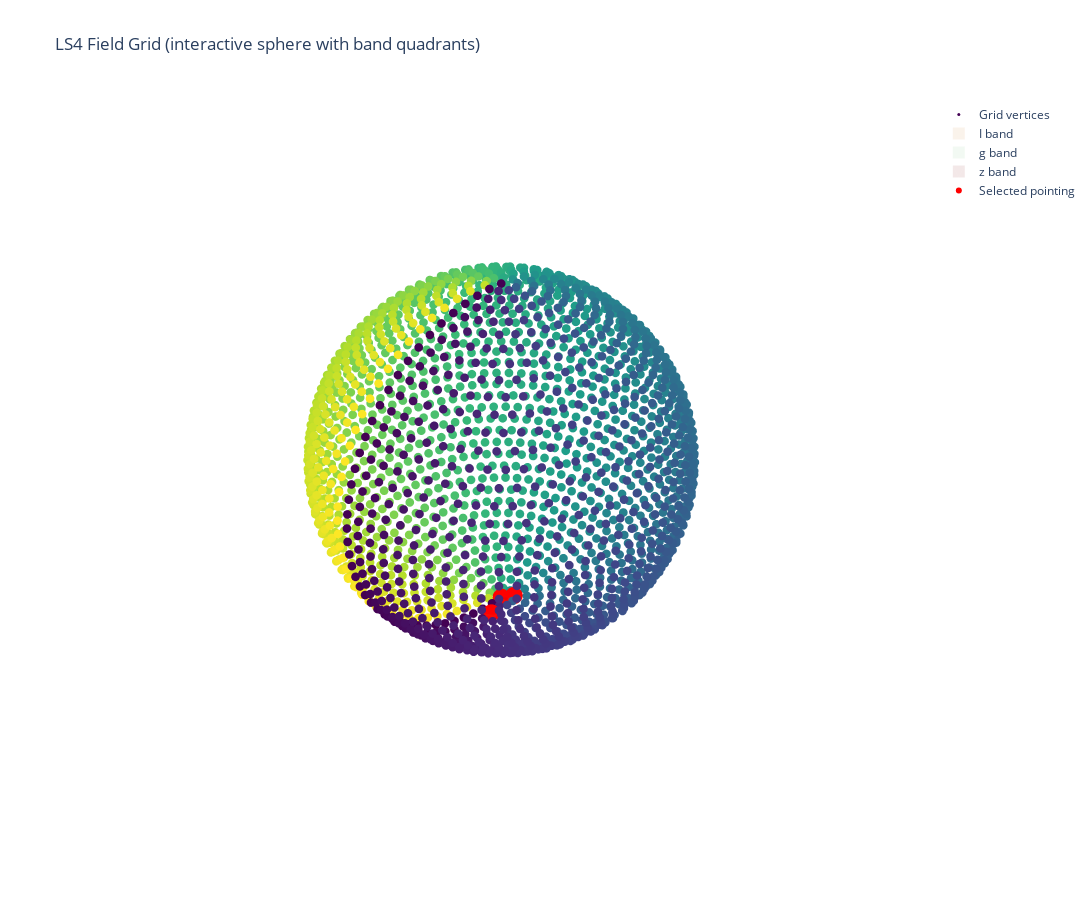

The cell this chart's notebook holds for it:
### Code cell
# ...existing code...
fig = go.Figure(data=go.Scatter3d(
    x=x, y=y, z=z,
    mode="markers",
    marker=dict(size=3, color=ra, colorscale="Viridis"),
    name="Grid vertices"
))

side = np.sqrt(FOV.to(u.deg**2)).to(u.deg)
half_w = half_h = 0.5 * side
quadrants = [
    ("I band", -half_w, 0 * half_w, 0 * half_h, half_h, "rgba(204,119,34,0.3)", "I"),
    ("I band", 0 * half_w, half_w, 0 * half_h, half_h, "rgba(204,119,34,0.3)", "I"),
    ("g band", -half_w, 0 * half_w, -half_h, 0 * half_h, "rgba(113,188,120,0.3)", "g"),
    ("z band", 0 * half_w, half_w, -half_h, 0 * half_h, "rgba(128,0,0,0.3)", "z"),
]

legend_flags = {"I": False, "g": False, "z": False}
selected_indices = [0, 5, 12]  # choose any vertex indices you want to display

for idx in selected_indices:
    pointing = vertices[idx]
    for name, lon_lo, lon_hi, lat_lo, lat_hi, color, key in quadrants:
        offsets = [
            (lon_lo, lat_lo),
            (lon_hi, lat_lo),
            (lon_hi, lat_hi),
            (lon_lo, lat_hi),
        ]
        corner_coords = SkyCoord([pointing.spherical_offsets_by(dlon, dlat)
                                  for dlon, dlat in offsets])
        corner_ra = corner_coords.ra.to(u.rad).value
        corner_dec = corner_coords.dec.to(u.rad).value
        quad_x = np.cos(corner_dec) * np.cos(corner_ra)
        quad_y = np.cos(corner_dec) * np.sin(corner_ra)
        quad_z = np.sin(corner_dec)

        fig.add_trace(go.Mesh3d(
            x=quad_x,
            y=quad_y,
            z=quad_z,
            i=[0, 0],
            j=[1, 2],
            k=[2, 3],
            color=color,
            opacity=0.3,
            name=name if not legend_flags[key] else None,
            showlegend=not legend_flags[key]
        ))
        legend_flags[key] = True

    center_ra = pointing.ra.to(u.rad).value
    center_dec = pointing.dec.to(u.rad).value
    fig.add_trace(go.Scatter3d(
        x=[np.cos(center_dec) * np.cos(center_ra)],
        y=[np.cos(center_dec) * np.sin(center_ra)],
        z=[np.sin(center_dec)],
        mode="markers",
        marker=dict(size=6, color="red"),
        name="Selected pointing" if idx == selected_indices[0] else None,
        showlegend=(idx == selected_indices[0])
    ))

fig.update_layout(
    title="LS4 Field Grid (interactive sphere with band quadrants)",
    width=1100,
    height=900,
    scene=dict(xaxis=dict(visible=False),
               yaxis=dict(visible=False),
               zaxis=dict(visible=False))
)
fig.show()
# ...existing code...

### Figure 1 — Plotly figure (JSON) as saved in the notebook; plotly's stock layout.template omitted (floating-point values rounded to 4 significant figures; data arrays with more than 128 entries replaced by an {"elided": "..."} marker saying what was removed)
{"data": [{"marker": {"color": {"elided": "2200 float values"}, "colorscale": [[0, "#440154"], [0.1111, "#482878"], [0.2222, "#3e4989"], [0.3333, "#31688e"], [0.4444, "#26828e"], [0.5556, "#1f9e89"], [0.6667, "#35b779"], [0.7778, "#6ece58"], [0.8889, "#b5de2b"], [1, "#fde725"]], "size": 3}, "mode": "markers", "name": "Grid vertices", "type": "scatter3d", "x": {"elided": "2200 float values"}, "y": {"elided": "2200 float values"}, "z": {"elided": "2200 float values"}}, {"color": "rgba(204,119,34,0.3)", "i": [0, 0], "j": [1, 2], "k": [2, 3], "name": "I band", "opacity": 0.3, "showlegend": true, "type": "mesh3d", "x": [6.214e-17, 6.123e-17, 0.03902, 0.03902], "y": [-0.03902, 0.0, 0.0, -0.03899], "z": [-0.9992, -1.0, -0.9992, -0.9985]}, {"color": "rgba(204,119,34,0.3)", "i": [0, 0], "j": [1, 2], "k": [2, 3], "opacity": 0.3, "showlegend": false, "type": "mesh3d", "x": [6.123e-17, 6.303e-17, 0.03902, 0.03902], "y": [0.0, 0.03902, 0.03899, 0.0], "z": [-1.0, -0.9992, -0.9985, -0.9992]}, {"color": "rgba(113,188,120,0.3)", "i": [0, 0], "j": [1, 2], "k": [2, 3], "name": "g band", "opacity": 0.3, "showlegend": true, "type": "mesh3d", "x": [-0.03902, -0.03902, 6.123e-17, 6.214e-17], "y": [-0.03899, 4.778e-18, 0.0, -0.03902], "z": [-0.9985, -0.9992, -1.0, -0.9992]}, {"color": "rgba(128,0,0,0.3)", "i": [0, 0], "j": [1, 2], "k": [2, 3], "name": "z band", "opacity": 0.3, "showlegend": true, "type": "mesh3d", "x": [-0.03902, -0.03902, 6.303e-17, 6.123e-17], "y": [4.778e-18, 0.03899, 0.03902, 0.0], "z": [-0.9992, -0.9985, -0.9992, -1.0]}, {"marker": {"color": "red", "size": 6}, "mode": "markers", "name": "Selected pointing", "showlegend": true, "type": "scatter3d", "x": [6.123e-17], "y": [0], "z": [-1]}, {"color": "rgba(204,119,34,0.3)", "i": [0, 0], "j": [1, 2], "k": [2, 3], "opacity": 0.3, "showlegend": false, "type": "mesh3d", "x": [-0.03895, -0.06193, -0.09336, -0.07039], "y": [0.07653, 0.04499, 0.06783, 0.09933], "z": [-0.9963, -0.9971, -0.9933, -0.9926]}, {"color": "rgba(204,119,34,0.3)", "i": [0, 0], "j": [1, 2], "k": [2, 3], "opacity": 0.3, "showlegend": false, "type": "mesh3d", "x": [-0.06193, -0.08482, -0.1162, -0.09336], "y": [0.04499, 0.01339, 0.03625, 0.06783], "z": [-0.9971, -0.9963, -0.9926, -0.9933]}, {"color": "rgba(113,188,120,0.3)", "i": [0, 0], "j": [1, 2], "k": [2, 3], "opacity": 0.3, "showlegend": false, "type": "mesh3d", "x": [-0.007447, -0.03041, -0.06193, -0.03895], "y": [0.0536, 0.02209, 0.04499, 0.07653], "z": [-0.9985, -0.9993, -0.9971, -0.9963]}, {"color": "rgba(128,0,0,0.3)", "i": [0, 0], "j": [1, 2], "k": [2, 3], "opacity": 0.3, "showlegend": false, "type": "mesh3d", "x": [-0.03041, -0.05328, -0.08482, -0.06193], "y": [0.02209, -0.009481, 0.01339, 0.04499], "z": [-0.9993, -0.9985, -0.9963, -0.9971]}, {"marker": {"color": "red", "size": 6}, "mode": "markers", "showlegend": false, "type": "scatter3d", "x": [-0.06193], "y": [0.04499], "z": [-0.9971]}, {"color": "rgba(204,119,34,0.3)", "i": [0, 0], "j": [1, 2], "k": [2, 3], "opacity": 0.3, "showlegend": false, "type": "mesh3d", "x": [0.1559, 0.141, 0.1765, 0.1914], "y": [0.02233, 0.05842, 0.07313, 0.03706], "z": [-0.9875, -0.9883, -0.9816, -0.9808]}, {"color": "rgba(204,119,34,0.3)", "i": [0, 0], "j": [1, 2], "k": [2, 3], "opacity": 0.3, "showlegend": false, "type": "mesh3d", "x": [0.141, 0.126, 0.1615, 0.1765], "y": [0.05842, 0.09442, 0.1091, 0.07313], "z": [-0.9883, -0.9875, -0.9808, -0.9816]}, {"color": "rgba(113,188,120,0.3)", "i": [0, 0], "j": [1, 2], "k": [2, 3], "opacity": 0.3, "showlegend": false, "type": "mesh3d", "x": [0.1201, 0.1053, 0.141, 0.1559], "y": [0.007552, 0.04362, 0.05842, 0.02233], "z": [-0.9927, -0.9935, -0.9883, -0.9875]}, {"color": "rgba(128,0,0,0.3)", "i": [0, 0], "j": [1, 2], "k": [2, 3], "opacity": 0.3, "showlegend": false, "type": "mesh3d", "x": [0.1053, 0.09027, 0.126, 0.141], "y": [0.04362, 0.07959, 0.09442, 0.05842], "z": [-0.9935, -0.9927, -0.9875, -0.9883]}, {"marker": {"color": "red", "size": 6}, "mode": "markers", "showlegend": false, "type": "scatter3d", "x": [0.141], "y": [0.05842], "z": [-0.9883]}], "layout": {"height": 900, "scene": {"xaxis": {"visible": false}, "yaxis": {"visible": false}, "zaxis": {"visible": false}}, "title": {"text": "LS4 Field Grid (interactive sphere with band quadrants)"}, "width": 1100}}
